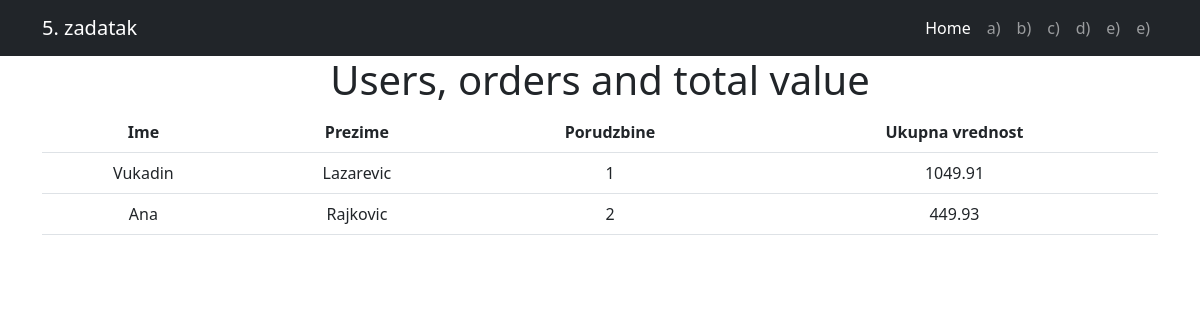
The page /peti_zadatak/totalValueOrders.php on the database its author committed.
### tables this page shows
CREATE TABLE `orders` (
  `id` int(11) NOT NULL,
  `userId` int(11) NOT NULL,
  `value` float DEFAULT NULL,
  `dateCreate` datetime NOT NULL DEFAULT current_timestamp(),
  `dateEdit` datetime DEFAULT NULL
);

CREATE TABLE `users` (
  `id` int(11) NOT NULL,
  `ime` varchar(50) NOT NULL,
  `prezime` varchar(50) NOT NULL,
  `email` varchar(50) NOT NULL,
  `telefon` varchar(10) NOT NULL,
  `username` varchar(50) NOT NULL,
  `password` varchar(255) NOT NULL,
  `grad` varchar(50) NOT NULL,
  `postanski_broj` varchar(10) NOT NULL,
  `adresa` varchar(50) NOT NULL,
  `role` varchar(10) NOT NULL DEFAULT 'user',
  `last_login` datetime DEFAULT NULL
);

### peti_zadatak/totalValueOrders.php (the view, shortened to what this page needs)
<?php
require_once "./connection/connection.php";
$query = 'SELECT users.ime AS `ime`, users.prezime AS `prezime`, orders.id AS `porudzbine`, ROUND(SUM(OrderItems.value * Product.price), 2) AS `ukupna_cena_porudzbine`
FROM users
JOIN orders ON users.id = orders.userId
JOIN OrderItems ON orders.id = OrderItems.orderId
JOIN Product ON OrderItems.productId = Product.id
GROUP BY users.id, orders.id';
$result = $conn->query($query);
$users = $result->fetchAll();
?>
<!DOCTYPE html>
<html lang="en">
<head>
    <link rel="stylesheet" href="https://cdn.jsdelivr.net/npm/bootstrap@5.2.3/dist/css/bootstrap.min.css">
</head>
<body>
    <?php include __DIR__ . '/components/nav.php' ?>
    <div class="container text-center">
        <?php if (count($users) === 0) : ?>
            <div class="text-center mt-5">
                <h2>No users in the database with orders</h2>
            </div>
        <?php else : ?>
            <h1>Users, orders and total value</h1>
            <table class="table">
                <thead>
                    <tr>
                        <th>Ime</th>
                        <th>Prezime</th>
                        <th>Porudzbine</th>
                        <th>Ukupna vrednost</th>
                    </tr>
                </thead>
                <tbody>
                    <?php foreach ($users as $user) : ?>
                        <tr>
                            <td><?= $user->ime ?></td>
                            <td><?= $user->prezime ?></td>
                            <td><?= $user->porudzbine ?></td>
                            <td><?= $user->ukupna_cena_porudzbine ?></td>
                        </tr>
                    <?php endforeach; ?>
                </tbody>
            </table>
        <?php endif; ?>
    </div>
</body>
</html>

### rows shown on the page
orders: userId.ime "Vukadin", userId.prezime "Lazarevic", id "1", ukupna_cena_porudzbine "1049.91"
orders: userId.ime "Ana", userId.prezime "Rajkovic", id "2", ukupna_cena_porudzbine "449.93"
